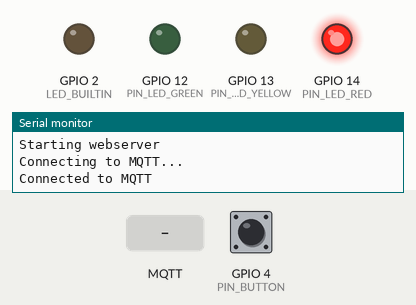
Simulated run of this sketch. Board: ESP8266 (NodeMCU). Parts: output pins drawn as LEDs (lit = HIGH, except the on-board LED, lit = LOW), the last lines printed to the serial monitor. The inputs (shaded band) are chosen by the test bench; at power-on: GPIO 4 (PIN_BUTTON) HIGH. WiFi joins after 1.5 s; servers stay silent unless stated; no MQTT or app messages arrive unless stated.

Above: at 2.7 s.
2.8 s: MQTT message "1" arrives on the second subscribed topic
At 3.4 s:
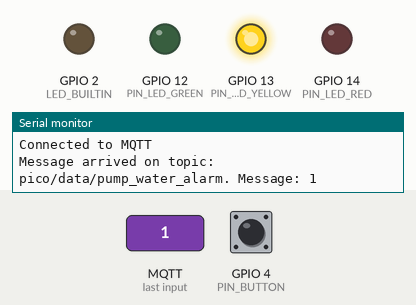
4.3 s: MQTT message "0" arrives on the second subscribed topic
At 5.5 s:
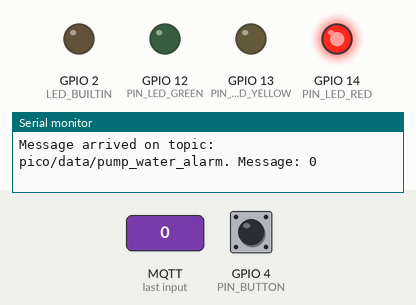
5.8 s: MQTT message "5" arrives on the second subscribed topic
At 6.8 s:
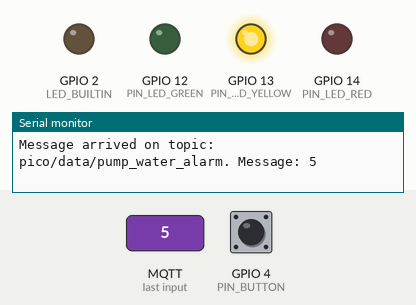
Timing chart, 0 to 8.8 s (numbered marks = the images above; inputs shaded):
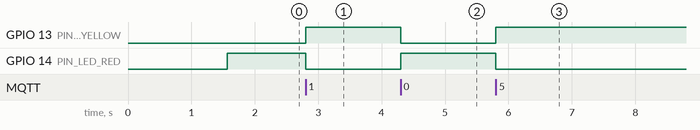

The sketch:

esp8266_remote.ino
```cpp
// Embedded Linux (EMLI)
// University of Southern Denmark
// ESP8266 Wifi client - Webserver - User interface
// Kjeld Jensen <kjen@sdu.dk> <kj@kjen.dk>
// 2023-04-18, KJ, First version
// inspired by https://docs.arduino.cc/tutorials/uno-wifi-rev2/uno-wifi-r2-hosting-a-webserver

// LED
#define PIN_LED_RED     14
#define PIN_LED_YELLOW  13
#define PIN_LED_GREEN   12

// button
//#define PIN_BUTTON      4
//#define DEBOUNCE_TIME 200 // milliseconds
//volatile int button_a_count;
//volatile bool button_pressed = false;
//volatile unsigned long count_prev_time;

// button
#define PIN_BUTTON 4
const long buttonDelay = 2000;
unsigned long currentTime = 0;
bool buttonState = HIGH;
bool lastButtonState = HIGH;


// Wifi
#include <ESP8266WiFi.h>
const char* WIFI_SSID = "EMLI_TEAM_07";
const char* WIFI_PASSWORD = "embeddedlinux";

// Static IP address
IPAddress IPaddress(192, 168, 10, 222);
IPAddress gateway(192, 168, 10, 1);
IPAddress subnet(255, 255, 255, 0);
//IPAddress primaryDNS(1, 1, 1, 1);
//IPAddress secondaryDNS(8, 8, 8, 8);

// Webserver
#define CLIENT_TIMEOUT 2000

WiFiServer server(80);
WiFiClient client = server.available();
unsigned long clientConnectTime = 0;
String currentLine = "";
char response_s[10];
char s[25];

// mqtt
#include <PubSubClient.h>
const char* mqttServer = "192.168.10.1";
const int mqttPort = 1883;
const char* mqttUsername = "team07";
const char* mqttKey = "tjells123";
const char* mqttTopic = "pico/button";

PubSubClient mqtt(client);

//ICACHE_RAM_ATTR void button_a_isr()
//{
//  if (millis() - count_prev_time > DEBOUNCE_TIME)
//  {
//    count_prev_time = millis();
//    button_a_count++;
//    Serial.println("Button pressed");

//    button_pressed = true;
//  }
//}

void setup()
{
  // serial
  Serial.begin(115200);
  delay(10);

  // LEDs
  pinMode(LED_BUILTIN, OUTPUT);
  digitalWrite(LED_BUILTIN, LOW);
  pinMode(PIN_LED_RED, OUTPUT);
  digitalWrite(PIN_LED_RED, LOW);
  pinMode(PIN_LED_YELLOW, OUTPUT);
  digitalWrite(PIN_LED_YELLOW, LOW);
  pinMode(PIN_LED_GREEN, OUTPUT);
  digitalWrite(PIN_LED_GREEN, LOW);

  // button
  pinMode(PIN_BUTTON, INPUT_PULLUP);
  //attachInterrupt(digitalPinToInterrupt(PIN_BUTTON), button_a_isr, RISING);

  // set the ESP8266 to be a WiFi-client
  WiFi.mode(WIFI_STA);

  // configure static IP address
  WiFi.config(IPaddress, gateway, subnet);
  //WiFi.config(IPaddress, gateway, subnet, primaryDNS, secondaryDNS);

  // connect to Wifi access point
  Serial.println();
  Serial.println();
  Serial.print("Connecting to ");
  Serial.println(WIFI_SSID);

  WiFi.begin(WIFI_SSID, WIFI_PASSWORD);
  while (WiFi.status() != WL_CONNECTED)
  {
    delay(500);
    Serial.print(".");
  }
  digitalWrite(LED_BUILTIN, HIGH);
  Serial.println("");
  Serial.println("WiFi connected");
  Serial.println("IP address: ");
  Serial.println(WiFi.localIP());
  Serial.println("");

  // mqtt
  mqtt.setServer(mqttServer, mqttPort);
  mqtt.setCallback(callback);

  // start webserver
  Serial.println("Starting webserver");
  Serial.println("");
  server.begin();
}

int plant_water_alarm = 0;
int pump_water_alarm = 0;
int moisture = 0;

void callback(char* topic, byte* message, unsigned int length) {
  Serial.print("Message arrived on topic: ");
  Serial.print(topic);
  Serial.print(". Message: ");

  String message_buffer;

  for (int i = 0; i < length; i++) {
    Serial.print((char)message[i]);
    message_buffer += (char)message[i] ;
  }
  Serial.println();

  if (String(topic) == "pico/data/plant_water_alarm") {
    plant_water_alarm = message_buffer.toInt();
  } else if (String(topic) == "pico/data/pump_water_alarm") {
    pump_water_alarm = message_buffer.toInt();
  } else if (String(topic) == "pico/data/moisture") {
    moisture = message_buffer.toInt();
  }
}

void mqtt_connect() {
    while (!mqtt.connected()) {
      Serial.println("Connecting to MQTT...");

      if (mqtt.connect("ESP32Client", mqttUsername, mqttKey)) {
        Serial.println("Connected to MQTT");
        mqtt.subscribe("pico/data/plant_water_alarm");
        mqtt.subscribe("pico/data/pump_water_alarm");
        mqtt.subscribe("pico/data/moisture");
        mqtt.subscribe("pico/data/light");
      } else {
        Serial.print("Failed with state: ");
        Serial.println(mqtt.state());

        delay(2000);
      }
    }
}

void loop()
{
  if (!mqtt.connected()) {
      mqtt_connect();
  }
  mqtt.loop();

  if (plant_water_alarm == 1 || pump_water_alarm == 0) {
    digitalWrite(PIN_LED_RED, HIGH);
    digitalWrite(PIN_LED_YELLOW, LOW);
    digitalWrite(PIN_LED_GREEN, LOW);
  } else if (moisture < 60) {
    digitalWrite(PIN_LED_RED, LOW);
    digitalWrite(PIN_LED_YELLOW, HIGH);
    digitalWrite(PIN_LED_GREEN, LOW);
  } else {
    digitalWrite(PIN_LED_RED, LOW);
    digitalWrite(PIN_LED_YELLOW, LOW);
    digitalWrite(PIN_LED_GREEN, HIGH);
  };

  // Reset debounce timer if button state has changed.
  bool reading = digitalRead(PIN_BUTTON);
  if (reading != lastButtonState) {
    currentTime = millis();
  }

  // Checks whether 2 seconds have passed since last press.
  if ((millis() - currentTime) > buttonDelay) {
    if (reading != buttonState) {
      buttonState = reading;
      if (buttonState == LOW) {
        if (mqtt.publish(mqttTopic, "p")) {
          Serial.println("Message published");
        } else {
          Serial.print("State: ");
          Serial.println(mqtt.state());
        }
      }
    }
  }
  lastButtonState = reading;

//  if (button_pressed) {
    //if (mqtt.publish(mqttTopic, "p")) {
//      Serial.println("Message published");
//    } else {
//      Serial.print("State: ");
//      Serial.println(mqtt.state());
//    }

//    button_pressed = false;
}
```

Measured:
- after the input at 2.8 s, GPIO 13 (PIN_LED_YELLOW): LOW → HIGH at once; GPIO 14 (PIN_LED_RED): HIGH → LOW at once
- after the input at 4.3 s, GPIO 13 (PIN_LED_YELLOW): HIGH → LOW at once; GPIO 14 (PIN_LED_RED): LOW → HIGH at once
- after the input at 5.8 s, GPIO 13 (PIN_LED_YELLOW): LOW → HIGH at once; GPIO 14 (PIN_LED_RED): HIGH → LOW at once
